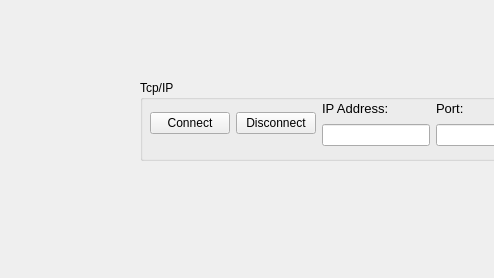
<?xml version="1.0" encoding="UTF-8"?>
<ui version="4.0">
 <class>Form</class>
 <widget class="QWidget" name="Form">
  <property name="geometry">
   <rect>
    <x>0</x>
    <y>0</y>
    <width>494</width>
    <height>278</height>
   </rect>
  </property>
  <property name="windowTitle">
   <string>Form</string>
  </property>
  <widget class="QGroupBox" name="gbTcpIp">
   <property name="geometry">
    <rect>
     <x>140</x>
     <y>80</y>
     <width>461</width>
     <height>81</height>
    </rect>
   </property>
   <property name="title">
    <string>Tcp/IP</string>
   </property>
   <widget class="QWidget" name="layoutWidget">
    <property name="geometry">
     <rect>
      <x>10</x>
      <y>20</y>
      <width>447</width>
      <height>46</height>
     </rect>
    </property>
    <layout class="QHBoxLayout" name="loTcpIpGroup">
     <item>
      <layout class="QHBoxLayout" name="loConnect">
       <item>
        <widget class="QPushButton" name="btnConnect">
         <property name="text">
          <string>Connect</string>
         </property>
         <property name="icon">
          <iconset resource="../VfpResources.qrc">
           <normaloff>:/root/Images/connect.png</normaloff>:/root/Images/connect.png</iconset>
         </property>
        </widget>
       </item>
       <item>
        <widget class="QPushButton" name="btnDisconnect">
         <property name="text">
          <string>Disconnect</string>
         </property>
         <property name="icon">
          <iconset resource="../VfpResources.qrc">
           <normaloff>:/root/Images/StopRed16.png</normaloff>:/root/Images/StopRed16.png</iconset>
         </property>
        </widget>
       </item>
      </layout>
     </item>
     <item>
      <layout class="QVBoxLayout" name="loIpAddress">
       <item>
        <widget class="QLabel" name="lblIpAddress">
         <property name="text">
          <string>&lt;html&gt;&lt;head/&gt;&lt;body&gt;&lt;p&gt;&lt;span style=&quot; font-size:10pt;&quot;&gt;IP Address:&lt;/span&gt;&lt;/p&gt;&lt;/body&gt;&lt;/html&gt;</string>
         </property>
        </widget>
       </item>
       <item>
        <widget class="QLineEdit" name="editIpAddress"/>
       </item>
      </layout>
     </item>
     <item>
      <layout class="QVBoxLayout" name="loPort">
       <item>
        <widget class="QLabel" name="lblPort">
         <property name="text">
          <string>&lt;html&gt;&lt;head/&gt;&lt;body&gt;&lt;p&gt;&lt;span style=&quot; font-size:10pt;&quot;&gt;Port:&lt;/span&gt;&lt;/p&gt;&lt;/body&gt;&lt;/html&gt;</string>
         </property>
        </widget>
       </item>
       <item>
        <widget class="QLineEdit" name="editPort">
         <property name="maximumSize">
          <size>
           <width>75</width>
           <height>16777215</height>
          </size>
         </property>
        </widget>
       </item>
      </layout>
     </item>
     <item>
      <spacer name="horizontalSpacer">
       <property name="orientation">
        <enum>Qt::Horizontal</enum>
       </property>
       <property name="sizeHint" stdset="0">
        <size>
         <width>40</width>
         <height>20</height>
        </size>
       </property>
      </spacer>
     </item>
    </layout>
   </widget>
  </widget>
 </widget>
 <resources>
  <include location="../VfpResources.qrc"/>
 </resources>
 <connections/>
</ui>
